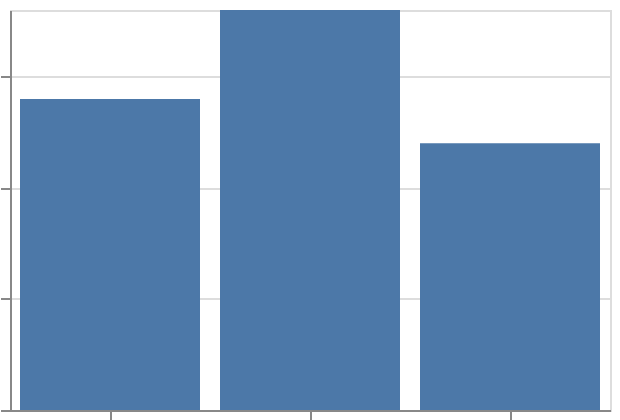

Vega-Lite specification for this chart:
### Vega-Lite specification from a JSON file in a GitHub repository (floating-point values rounded to 4 significant figures)
{"$schema": "https://vega.github.io/schema/vega-lite/v6.json", "padding": 5, "autosize": "none", "width": 300, "height": 200, "data": {"name": "table", "values": [{"c": "A", "g": "p", "x": 1, "y": 2, "v": 5, "t": "2024-01-15", "o": {"v": 3}, "IMDB Rating": 6.1, "d": "x1"}, {"c": "B", "g": "q", "x": 2, "y": 4, "v": 9, "t": "2024-02-20", "o": {"v": 7}, "IMDB Rating": 7.4, "d": "x2"}, {"c": "A", "g": "q", "x": 3, "y": 3, "v": 2, "t": "2024-03-05", "o": {"v": 1}, "IMDB Rating": 5.2, "d": "x1"}, {"c": "C", "g": "p", "x": 4, "y": 6, "v": 7, "t": "2024-05-30", "o": {"v": 4}, "IMDB Rating": 8.8, "d": "x3"}, {"c": "B", "g": "p", "x": 5, "y": 5, "v": 4, "t": "2024-07-11", "o": {"v": 9}, "IMDB Rating": 6.9, "d": "x2"}, {"c": "C", "g": "q", "x": 6, "y": 8, "v": 6, "t": "2024-09-02", "o": {"v": 2}, "IMDB Rating": 7.7, "d": "x3"}, {"c": "A", "g": "p", "x": 7, "y": 7, "v": 8, "t": "2024-11-25", "o": {"v": 5}, "IMDB Rating": 4.4, "d": "x1"}, {"c": "B", "g": "q", "x": 8, "y": 9, "v": 3, "t": "2024-12-31", "o": {"v": 8}, "IMDB Rating": 9.1, "d": "x2"}]}, "mark": "bar", "encoding": {"x": {"field": "c", "type": "nominal", "sort": "-x"}, "y": {"field": "y", "type": "quantitative", "aggregate": "sum"}}}
